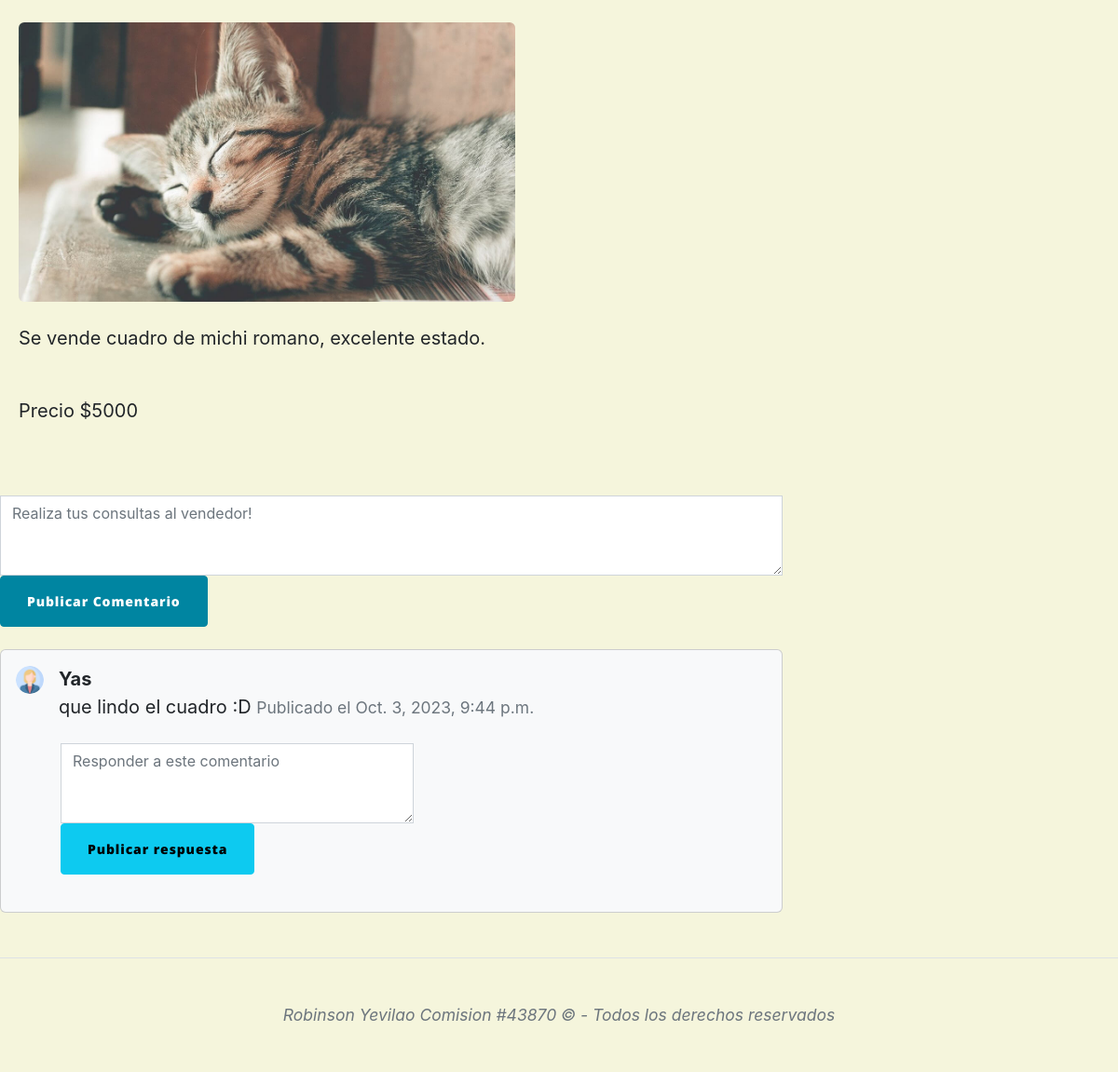
/AppComunidad/contenido/2/ (signed in, lower part), run on an earlier commit of the app's database.
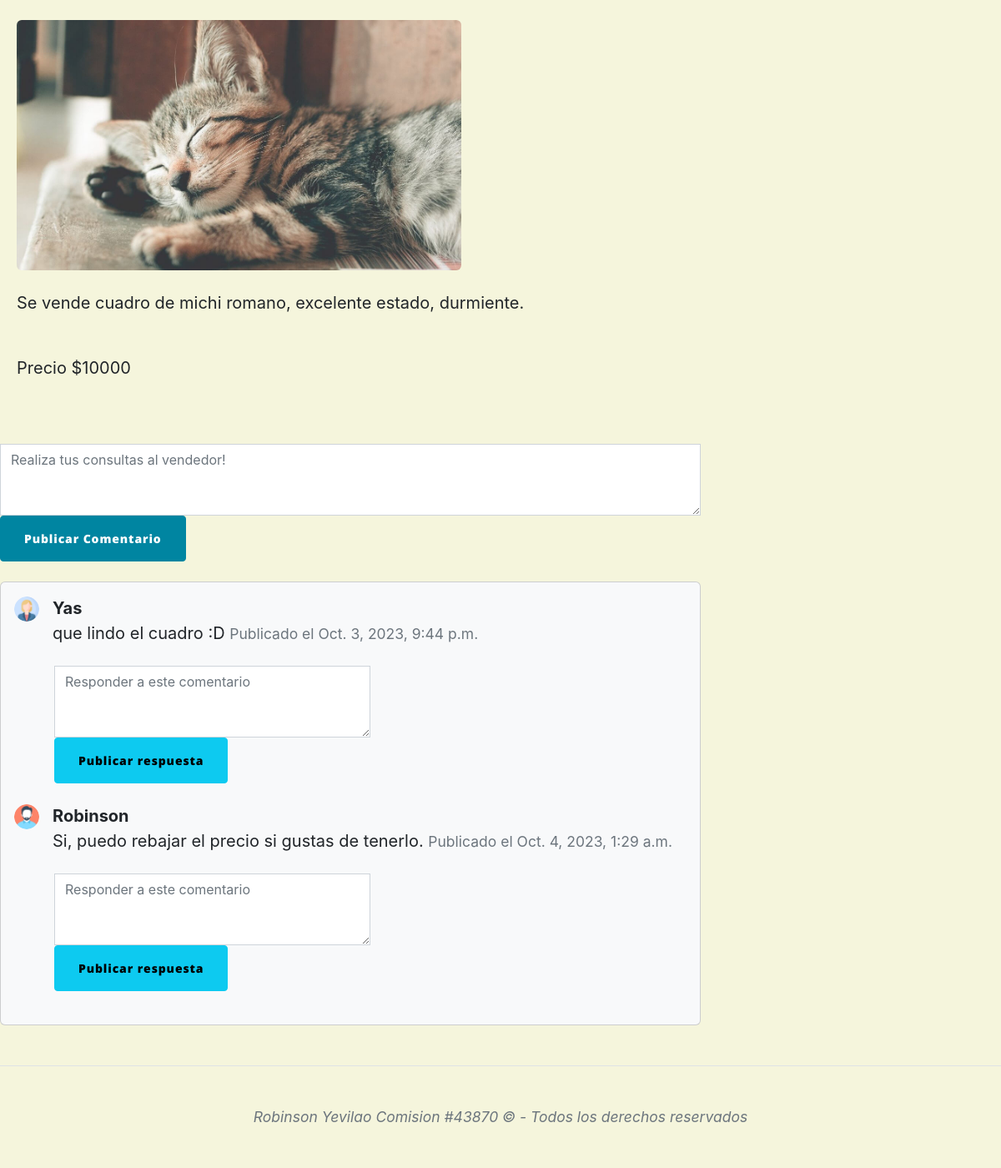
And on a later commit of the database.
### AppComunidad/models.py (models this page shows, shortened)
class Comunidad(models.Model):
    titulo= models.CharField(max_length=50)
    contenido=models.TextField()
    imagen=models.ImageField()
    fecha_creacion=models.DateField(auto_now=True)
    precio = models.CharField(max_length=10)
    autor=models.ForeignKey(User, on_delete=models.CASCADE)

class Comentario(models.Model):
    autor = models.ForeignKey(User, on_delete=models.CASCADE)
    publicacion = models.ForeignKey(Comunidad, on_delete=models.CASCADE)
    contenido = models.TextField()
    fecha = models.DateTimeField(auto_now_add=True)
    avatar = models.ImageField(upload_to='media/avatars/', blank=True, null=True)
    respuesta_a = models.ForeignKey('self', null=True, blank=True, on_delete=models.CASCADE)

### AppComunidad/views.py (the view)
# urls.py: path('contenido/<int:comunidad_id>/', contenido, name="contenido"),
@login_required
def contenido(request, comunidad_id):
    avatar=obtenerAvatar(request)
    publicacion = get_object_or_404(Comunidad, id=comunidad_id)
    comentarios = Comentario.objects.filter(publicacion=publicacion)
    es_autor = publicacion.autor == request.user
    if request.method == 'POST':
        formulario = comentarioForm(request.POST)
        if formulario.is_valid():
            comentario = formulario.save(commit=False)
            comentario.autor = request.user
            comentario.publicacion = publicacion
            try:
                avatar_usuario = Avatar.objects.get(user=request.user)
                comentario.avatar = avatar_usuario.imagen
            except Avatar.DoesNotExist:
                comentario.avatar = None
            respuesta_a_id = request.POST.get('respuesta_a')
            if respuesta_a_id:
                comentario.respuesta_a_id = respuesta_a_id
            comentario.save()
            return redirect('contenido', comunidad_id=comunidad_id)
    else:
        formulario = comentarioForm()
    return render(request, "AppComunidad/contenido.html", {'publicacion': publicacion, 'comentarios': comentarios, 'formulario': formulario, 'es_autor': es_autor, 'avatar':obtenerAvatar(request)})

### AppComunidad/forms.py
class comentarioForm(forms.ModelForm):
    respuesta_a = forms.IntegerField(widget=forms.HiddenInput, required=False)
    class Meta:
        model  = Comentario
        fields = ['contenido']

### AppLogin/views.py (called while the page is built)
def obtenerAvatar(request):
    avatares=Avatar.objects.filter(user=request.user.id)
    if len(avatares)!=0:
        return avatares[0].imagen.url
    else:
        return "/media/avatars/avatarpordefecto.png"

### AppComunidad/Templates/AppComunidad/contenido.html (shortened to what this page needs)
{% extends "AppComunidad/padrecomunidad.html" %} {% load static %} {% block titulo %} Contenido Publicado {% endblock %} {% block contenido_comunidad %}
<article class="mb-4" style="margin: 20px">
    <figure class="mb-4">
        <img class="img-fluid rounded" src="{{ publicacion.imagen.url }}" alt="{{ publicacion.titulo }}" style="max-width: 100%; height: auto; max-height: 300px" />
    </figure>
    <section class="mb-5">{{ publicacion.contenido | safe }}</section>
    <section class="mb-4">
        <p>Precio ${{ publicacion.precio | safe }}</p>
    </section>
</article>
<form class="mb-4 comentario-form" style="width: 70%" method="POST">
    <textarea class="form-control" name="contenido" rows="3" placeholder="Realiza tus consultas al vendedor!"></textarea>
    <button type="submit" class="btn btn-primary">Publicar Comentario</button>
</form>
<section class="mb-5" style="width: 70%">
    <div class="card bg-light">
        <div class="card-body">
            {% for comentario in comentarios %}
            <div class="d-flex mb-4">
                <div class="flex-shrink-0">
                    {% if comentario.avatar %}
                    <img class="rounded-circle" src="{{ comentario.avatar.url }}" alt="Avatar de usuario" style="width: 30px" />
                    {% else %}
                    <img class="rounded-circle" src="{% static 'avatars/avatar-predeterminado.png' %}" alt="Avatar de usuario predeterminado" />
                    {% endif %}
                </div>
                <div class="ms-3">
                    <div class="fw-bold">{{ comentario.autor.username }}</div>
                    {{ comentario.contenido }}
                    <small class="text-muted">Publicado el {{ comentario.fecha }}</small>
                </div>
            </div>
            <form class="mb-4 ms-5 mt-4 text-md" method="POST">
                <textarea class="form-control text-md" style="width: 50%" name="contenido" rows="3" placeholder="Responder a este comentario"></textarea>
                <button type="submit" class="btn btn-info text-md">Publicar respuesta</button>
            </form>
            {% endfor %}
        </div>
    </div>
</section>
{% endblock %}

What changed in the data, as far as the page shows it:
changed Comunidad: contenido "Se vende cuadro de michi romano, excelente estado." → "Se vende cuadro de michi romano, excelente estado, durmiente."; precio "5000" → "10000"
added Comentario: avatar (picture), autor.username "Robinson", contenido "Si, puedo rebajar el precio si gustas de tenerlo.", fecha "Oct. 4, 2023, 1:29 a.m."
